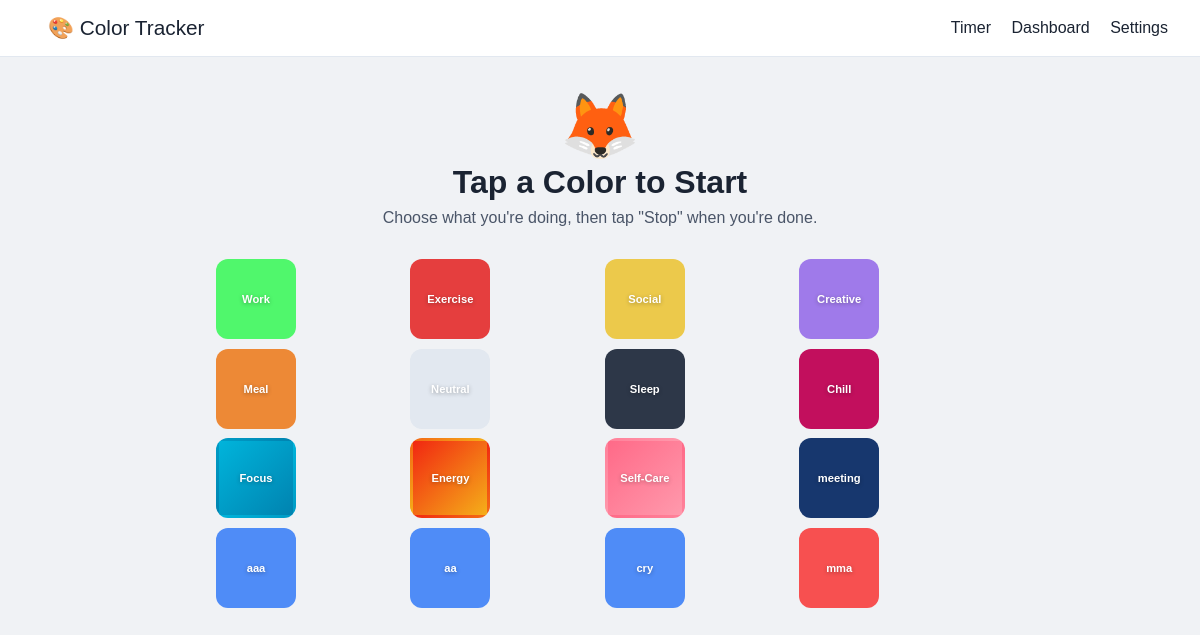
The page / on the database its author committed.
### models.py (models this page shows)
class ColorMap(db.Model):
    __tablename__ = "color_maps"
    id = db.Column(db.Integer, primary_key=True)
    color = db.Column(db.String(20), unique=True, nullable=False)
    hex_code = db.Column(db.String(50), nullable=False)
    activity = db.Column(db.String(50), unique=True, nullable=False)
    is_gradient = db.Column(db.Boolean, default=False)

### app.py (the view)
@app.route("/")
def index():
    colors = ColorMap.query.all()
    return render_template("index.html", colors=colors)

### templates/index.html (shortened to what this page needs)
{% extends "base.html" %}
{% block content %}
<div class="container">
    <div class="hero">
        <span class="mascot-big">🦊</span>
        <h1>Tap a Color to Start</h1>
        <p class="subtitle">Choose what you're doing, then tap "Stop" when you're done.</p>
    </div>
    <div class="color-grid compact">
        {% for color in colors %}
        <div class="color-square small"
             data-color="{{ color.color }}"
             style="background: {{ color.hex_code }};"
             title="{{ color.activity }}">
            <span class="color-label">{{ color.activity }}</span>
        </div>
        {% endfor %}
    </div>
</div>
{% endblock %}

### templates/base.html (shortened to what this page needs)
<!DOCTYPE html>
<html>
<head>
    <link rel="stylesheet" href="{{ url_for('static', filename='css/style.css') }}">
</head>
<body>
    <nav class="nav">
        <a href="/" class="brand">🎨 Color Tracker</a>
        <div class="nav-links">
            <a href="/">Timer</a>
            <a href="/dashboard">Dashboard</a>
            <a href="/settings">Settings</a>
        </div>
    </nav>
    <main>
        {% block content %}{% endblock %}
    </main>
</body>
</html>

### static/css/style.css (style rules this page uses)
* { margin: 0; padding: 0; box-sizing: border-box; }
body { font-family: Arial, sans-serif; background: #f0f2f5; color: #1a2332; }
.nav { background: white; padding: 1rem 2rem; display: flex; justify-content: space-between; align-items: center; border-bottom: 1px solid #e2e8f0; }
.nav a { text-decoration: none; color: #1a2332; font-weight: 500; margin-left: 1rem; }
.brand { font-weight: 700; font-size: 1.3rem; }
.container { max-width: 800px; margin: 2rem auto; padding: 0 1rem; }
h1 { margin-bottom: 0.5rem; }
p { color: #4a5568; margin-bottom: 1.5rem; }
.hero { text-align: center; margin-bottom: 2rem; }
.mascot-big { font-size: 4rem; display: block; animation: float 2s ease-in-out infinite; }
.subtitle { color: #4a5568; font-size: 1rem; }
.color-grid { display: grid; grid-template-columns: repeat(4, 1fr); gap: 1rem; margin-bottom: 2rem; }
.color-square { aspect-ratio: 1; border-radius: 16px; cursor: pointer; display: flex; align-items: center; justify-content: center; border: 3px solid transparent; transition: transform 0.2s, border 0.2s; }
.color-label { color: white; font-weight: 700; text-shadow: 0 1px 4px rgba(0,0,0,0.3); font-size: 1.2rem; text-align: center; }
.color-grid.compact { gap: 0.6rem; }
.color-square.small { aspect-ratio: 1/1; max-width: 80px; border-radius: 12px; font-size: 0.7rem; }
.color-square.small .color-label { font-size: 0.7rem; padding: 0.2rem; }

### rows shown on the page
ColorMap: activity "Work"
ColorMap: activity "Exercise"
ColorMap: activity "Social"
ColorMap: activity "Creative"
ColorMap: activity "Meal"
ColorMap: activity "Neutral"
ColorMap: activity "Sleep"
ColorMap: activity "Chill"
ColorMap: activity "Focus"
ColorMap: activity "Energy"
ColorMap: activity "Self-Care"
ColorMap: activity "meeting"
ColorMap: activity "aaa"
ColorMap: activity "aa"
ColorMap: activity "cry"
ColorMap: activity "mma"
